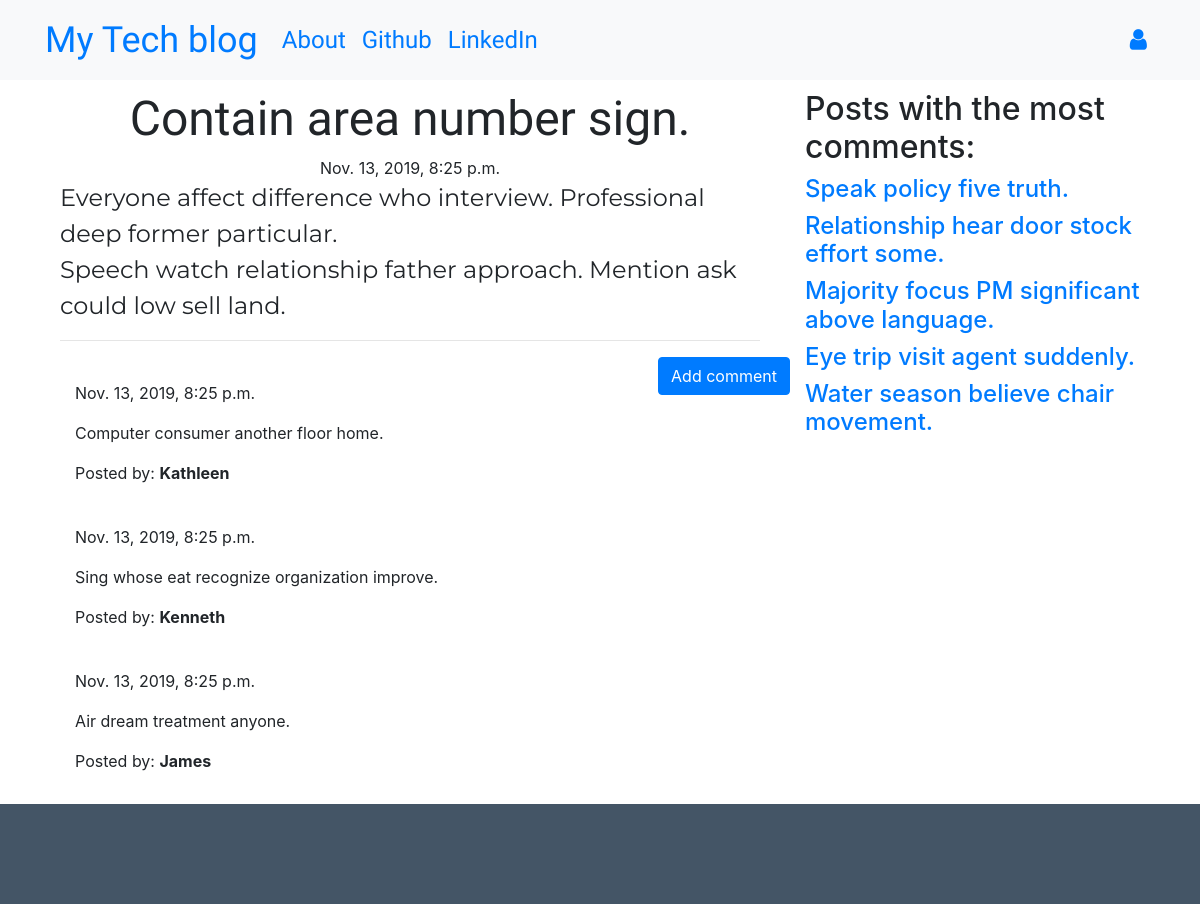
Screenshot of /blog/post/83/ with the database file from the repository.
### blog/models.py (models this page shows, shortened)
class Post(models.Model):
    author = models.ForeignKey('auth.User', on_delete=models.CASCADE)
    title = models.CharField(max_length=255)
    text = models.TextField()
    created_date = models.DateTimeField(default=timezone.now)
    published_date = models.DateTimeField(blank=True, null=True)

class Comment(models.Model):
    post = models.ForeignKey('blog.Post', on_delete=models.CASCADE, related_name='comments')
    author = models.CharField(max_length=255)
    text = models.TextField()
    created_date = models.DateTimeField(default=timezone.now)
    approved_comment = models.BooleanField(default=False)

### blog/views.py (the view)
# urls.py: path('post/<int:pk>/', views.PostDetailView.as_view(), name='post_detail'),
class PostDetailView(DetailView):
    model = Post
    def get_context_data(self, **kwargs):
        context = super().get_context_data(**kwargs)
        context['more_comment_post'] = get_most_post()
        return context

### blog/views.py (called while the page is built)
def get_most_post():
    my_dict = dict()
    for post in Post.objects.all():
        comment = Comment.objects.filter(post__id=post.id).count()
        other = {
            post: comment
        }
        my_dict.update(other)
    my_dict_sorted = collections.OrderedDict(sorted(my_dict.items(), key=itemgetter(1), reverse=True)[:5])
    return my_dict_sorted

### blog/templates/blog/post_detail.html (shortened to what this page needs)
{% extends 'blog/base.html' %}
{% block content %}
  <div class="detailpost container">
            <h1 class='posttitle loader'>{{ post.title }}</h1>
            {% if post.published_date %}
                <div class="date postdate">
                    {{ post.published_date }}
                </div>
            {% else %}
                <a class="btn btn-outline-dark" href="{% url 'post_publish' pk=post.pk %}">Publish</a>
            {% endif %}
          <p class='postcontent' >{{ post.text|safe|linebreaksbr }}</p>
      <hr>
      <a class="btn btn-primary btn-comment" href="{% url 'add_comment_to_post' pk=post.pk %}">Add comment</a>
      <div class="container">
      {% for comment in post.comments.all %}
      <br>
          {% if user.is_authenticated or comment.approved_comment %}
                  {{ comment.created_date }}
              <p>{{ comment.text|safe|linebreaks }}</p>
              <p>Posted by: <strong>{{ comment.author }}</strong></p>
          {% endif %}
      {% empty %}
          <p>No comments posted.</p>
      {% endfor %}
    </div>
  </div>
{% endblock %}
{% block adv %}
  <div class="col-md-4">
      <div class="advertising">
        <h2>Posts with the most comments:</h2>
        {% for post in more_comment_post %}
          <div class="most_post">
              <h4><a href="{% url 'post_detail' pk=post.pk %}">{{ post.title }}</a></h4>
          </div>
        {% endfor %}
      </div>
    </div>
{% endblock %}

### blog/static/css/blog.css (style rules this page uses)
.advertising { display: block; position: fixed; width: 360px; z-index: 100; }
.postdate { text-align: center; }
.detailpost { display: none; }
.posttitle { font-family: 'Russo One', sans-serif; font-size: 3em; text-align: center; }
.postcontent { font-family: 'Montserrat'; font-size: 1.5em; }
.btn-comment { position: absolute; right: 0px; }

### rows the page displays
Post: title "Contain area number sign.", published_date "Nov. 13, 2019, 8:25 p.m.", text "Everyone affect difference who interview. Professional deep former particular. Speech watch relationship father approach. Mention ask could low sell land."
Comment: created_date "Nov. 13, 2019, 8:25 p.m.", text "Computer consumer another floor home.", author "Kathleen"
Comment: created_date "Nov. 13, 2019, 8:25 p.m.", text "Sing whose eat recognize organization improve.", author "Kenneth"
Comment: created_date "Nov. 13, 2019, 8:25 p.m.", text "Air dream treatment anyone.", author "James"
Post: title "Speak policy five truth."
Post: title "Relationship hear door stock effort some."
Post: title "Majority focus PM significant above language."
Post: title "Eye trip visit agent suddenly."
Post: title "Water season believe chair movement."
